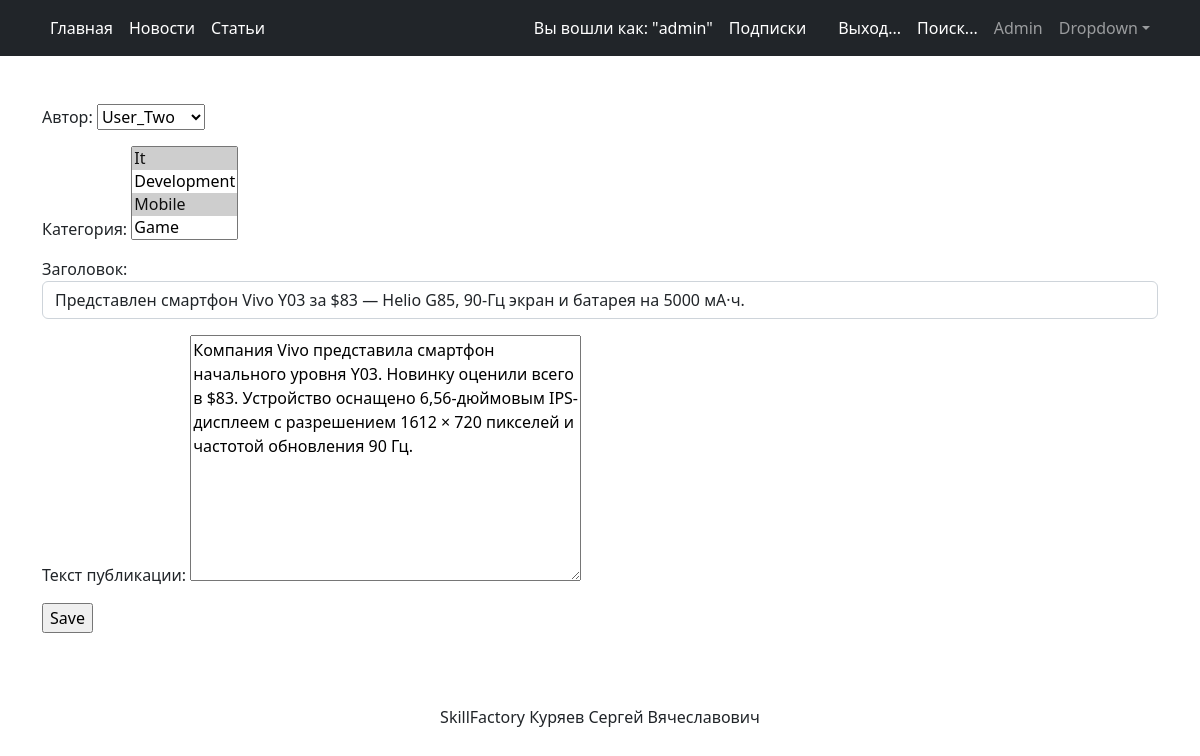
The page /news/2/edit (signed in) on the database its author committed.
### news/models.py (models this page shows, shortened)
class Post(models.Model):
    author = models.ForeignKey(Author, on_delete=models.CASCADE)
    NEWS = 'NW'
    ARTICLE = 'AR'
    CATEGORY_CHOICES = (
        (NEWS, 'Новость'),
        (ARTICLE, 'Статья'),
    )
    categoryType = models.CharField(max_length=2, choices=CATEGORY_CHOICES, default=ARTICLE)
    dateCreation = models.DateTimeField(auto_now_add=True)
    postCategory = models.ManyToManyField(Category, through='PostCategory')
    title = models.CharField(max_length=128)
    text = models.TextField()
    rating = models.SmallIntegerField(default=0)
    class Meta:
        verbose_name = 'Пост'
        verbose_name_plural = 'Посты'

### news/views.py (the view)
# urls.py: path('news/<int:pk>/edit', PostEdit.as_view()),
class PostEdit(PermissionRequiredMixin, UpdateView):
    model = Post
    form_class = PostForm
    template_name = 'post_edit.html'
    success_url = reverse_lazy('publication')
    permission_required = ('news.change_post')
    raise_exception = True

### news/forms.py (shortened to what this page needs)
class PostForm(forms.ModelForm):
    author = forms.ModelChoiceField(
        label='Автор',
        queryset=Author.objects.all()
    )
    postCategory = forms.ModelMultipleChoiceField(
        label='Категория',
        queryset=Category.objects.all(),
    )
    title = forms.CharField(label='Заголовок', widget=forms.TextInput(attrs={'class': 'form-control'}))
    text = forms.CharField(min_length=20, label='Текст публикации', widget=forms.Textarea)
    class Meta:
        model = Post
        fields = ['author', 'postCategory', 'title', 'text']

### news/models.py (called while the page is built)
    def __str__(self):
        return self.author_user.username.title()

    def __str__(self):
        return self.name.title()

### templates/post_edit.html (shortened to what this page needs)
{% extends 'flatpages/default.html' %}
{% block content %}
<form action="" method="post">
    {{ form.as_p }}
    <input type="submit" value="Save" />
</form>
{% endblock content %}

### templates/flatpages/default.html (shortened to what this page needs)
<!DOCTYPE html>
<html lang="en">
    <head>
        {% load static %}
        <link href="{% static 'css/styles.css' %}" rel="stylesheet" />
    </head>
    <body>
        <nav class="navbar navbar-expand-lg navbar-dark bg-dark">
            <div class="container">
                <div class="collapse navbar-collapse" id="navbarSupportedContent">
                    <ul class="navbar-nav ms-left mb-2 mb-lg-0">
                        <li class="nav-item"><a class="nav-link active" aria-current="page" href="/">Главная</a></li>
                        <li class="nav-item"><a class="nav-link active" aria-current="page" href="/news/">Новости</a></li>
                        <li class="nav-item"><a class="nav-link active" aria-current="page" href="/articles/">Статьи</a></li>
                    </ul>
                    <ul class="navbar-nav ms-auto mb-2 mb-lg-0">
                        {% if not user.is_authenticated %}
                        <li class="nav-item"><a class="nav-link active" aria-current="page" href="/accounts/login/">Вход...</a></li>
                        <li class="nav-item"><a class="nav-link active" aria-current="page" href="{% url 'signup' %}">Регистрация</a></li>
                        {% else %}
                        <li class="nav-item"><a class="nav-link active" aria-current="page">Вы вошли как: "{{ request.user }}"</a></li>
                        <li class="nav-item"><a class="nav-link active" aria-current="page" href="{% url 'subscriptions' %}">Подписки</a></li>
                        {% if perms.news.add_post %}
                        <li class="nav-item"><a class="nav-link active" aria-current="page" href={% block link %} {%endblock link %}>{% block link1 %}{% endblock link1 %}</a></li>
                        {% endif %}
                        <li class="nav-item"><a class="nav-link active" aria-current="page" href="{% url 'logout_confirm' %}">Выход...</a></li>
                        {% endif %}
                        <li class="nav-item"><a class="nav-link active" aria-current="page" href="/search">Поиск...</a></li>
                        <li class="nav-item"><a class="nav-link" href="/admin/">Admin</a></li>
                        <li class="nav-item dropdown">
                            <a class="nav-link dropdown-toggle" id="navbarDropdown" href="#" role="button" data-bs-toggle="dropdown" aria-expanded="false">Dropdown</a>
                        </li>
                    </ul>
                </div>
            </div>
        </nav>
        <div class="container">
            <div class="text-left mt-5">
                <p class="lead">{% block content %} {{ flatpage.content }} {% endblock content %}</p>
            </div>
            <div class="text-center mt-5">
                <br>
                <p>SkillFactory Куряев Сергей Вячеславович</p>
            </div>
        </div>
        {% load static %}
    </body>
</html>

### rows shown on the page
Post: author "User_Two", title "Представлен смартфон Vivo Y03 за $83 — Helio G85, 90-Гц экран и батарея на 5000 мА·ч.", text "Компания Vivo представила смартфон начального уровня Y03. Новинку оценили всего в $83. Устройство оснащено 6,56-дюймовым IPS-дисплеем с разрешением 1612 × 720 пикселей и частотой обновления 90 Гц."

### other values the page prints
{{ request.user }} "admin"
